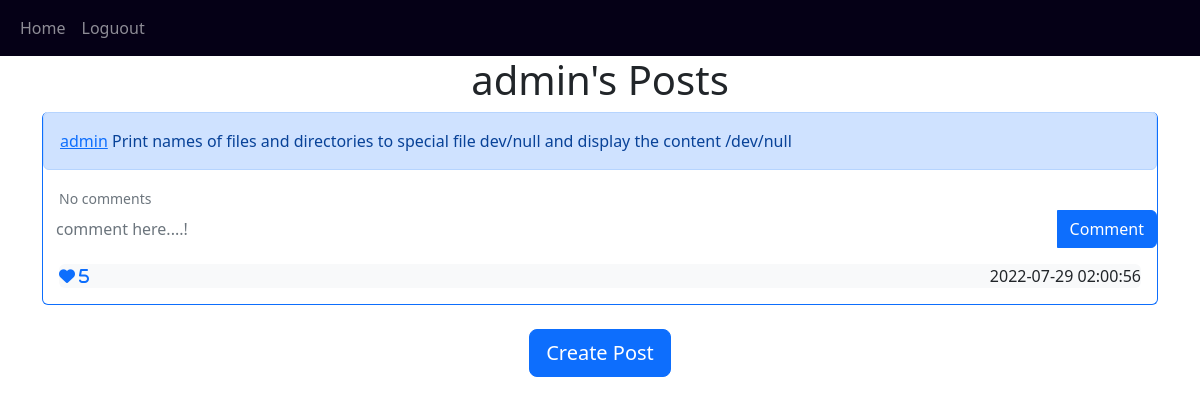
/post/admin (signed in), run on the app's committed database.
### web/models.py (models this page shows)
class User(db.Model,UserMixin):
    id=db.Column(db.Integer,primary_key=True)
    email=db.Column(db.String(150),unique=True)
    username=db.Column(db.String(150),unique=True)
    password=db.Column(db.String(160),unique=True)
    date_created=db.Column(db.DateTime(timezone=True),default=func.now())
    posts=db.relationship('Post',backref='user',passive_deletes=True)
    comments=db.relationship('Comments',backref='user',passive_deletes=True)
    likes=db.relationship('Likes',backref='user',passive_deletes=True)

class Post(db.Model):
    id=db.Column(db.Integer,primary_key=True)
    post_text=db.Column(db.String(256),nullable=False)
    date_created=db.Column(db.DateTime(timezone=True),default=func.now())
    author=db.Column(db.Integer,db.ForeignKey('user.id',ondelete="CASCADE"),nullable=False)
    comments=db.relationship('Comments',backref='post',passive_deletes=True)
    likes=db.relationship('Likes',backref='post',passive_deletes=True)

### web/views.py (the view)
@views.route("/post/<username>")
@login_required
def posts(username):
    user=User.query.filter_by(username=username).first()
    if not user:
        flash("no User with that username exist .",category="error")
        return redirect(url_for('views.home'))
    posts=user.posts
    return render_template("posts.html",user=current_user,posts=posts,username=username)

### web/__init__.py (called while the page is built)
def create_app():
    app=Flask(__name__)
    app.config['SECRET_KEY']='SATYASAIRAZOLE'
    app.config['SQLALCHEMY_DATABASE_URI']="sqlite:///blog.db"
    db.init_app(app)
    from .views import views
    from .auth import auth
    app.register_blueprint(views,url_prefix='/')
    app.register_blueprint(auth,url_prefix='/')
    from .models import User,Post,Comments,Likes
    create_database(app)
    login_manager=LoginManager()
    login_manager.login_view="auth.login"
    login_manager.init_app(app)
    @login_manager.user_loader
    def load_user(id):
        return User.query.get(int(id))
    return app

### web/templates/posts.html (shortened to what this page needs)
{% extends 'post_div.html'%}
{% block header %}{{username}}'s Posts {% endblock %}

### web/templates/post_div.html (shortened to what this page needs)
{% extends 'base.html'%}
{% block content%}
<h1 align="center">{%block header%}{{username}}'s Posts{%endblock%}</h1>
<div id="posts">
{% for post in posts%}
<div class="border border-top-0 border-primary rounded">
<div class="alert alert-primary" role="alert">
    <a href="/post/{{post.user.username}}">{{post.user.username}}</a> {{post.post_text}}
</div>
<div>
    {% if post.comments|length >0 %}
    <a data-bs-toggle="collapse" href="#comments-expanded-{{post.id}}" role="button">
        <small class="m-3">View {{post.comments|length}} Comments</small>
    </a>
    {% else %}
    <small class="text-muted m-3">No comments</small>
    {% endif%}
<div class="makecomment">
    <form class="input-group mb-3" method="POST" action="/create_comment/{{post.id}}">
        <input type="text" id="text" name="commnet_text" class="form-control" placeholder="comment here....!" style="border-bottom:1px solid blue;border-color:transparent;overflow:auto;"/>
        <button type="submit" class="btn btn-primary">Comment</button>
    </form>
</div>
</div>
<!-- {%set liked=false %}
{%for Like in post.likes %}
    {% if Like.author==current_user.id %}
        {% set liked=true %}
    {% endif %}
{% endfor %}
{% if liked%}
    {%  set icon_name="fas fa-heart" %}
{% else %}
{%  set icon_name="far fa-heart" %}
{% endif %} -->
<div class="d-flex m-3 justify-content-between bg-light rounded">
     {% if user.id in post.likes|map(attribute="author")|list %}
     <a href="/like_post/{{post.id}}"><i class="fas fa-heart"> {{post.likes|length}}</i></a>
     {% else %}
     <a href="/like_post/{{post.id}}"><i class="far fa-heart"> {{post.likes|length}}</i></a>
     {% endif %}
    {{post.date_created}}</div>
</div>
<br>
{% endfor %}
</div>
{%block footer%}
    <div align="center">
        <a href="{{url_for('views.create_post')}}"><button type="button" class="btn btn-lg btn-primary">Create Post</button></a>
    </div>
    {% endblock %}
{% endblock %}

### data on the page
User: username "admin"
Post: user.username "admin", post_text "Print names of files and directories to special file dev/null and display the content /dev/null", likes|length "5", date_created "2022-07-29 02:00:56"
